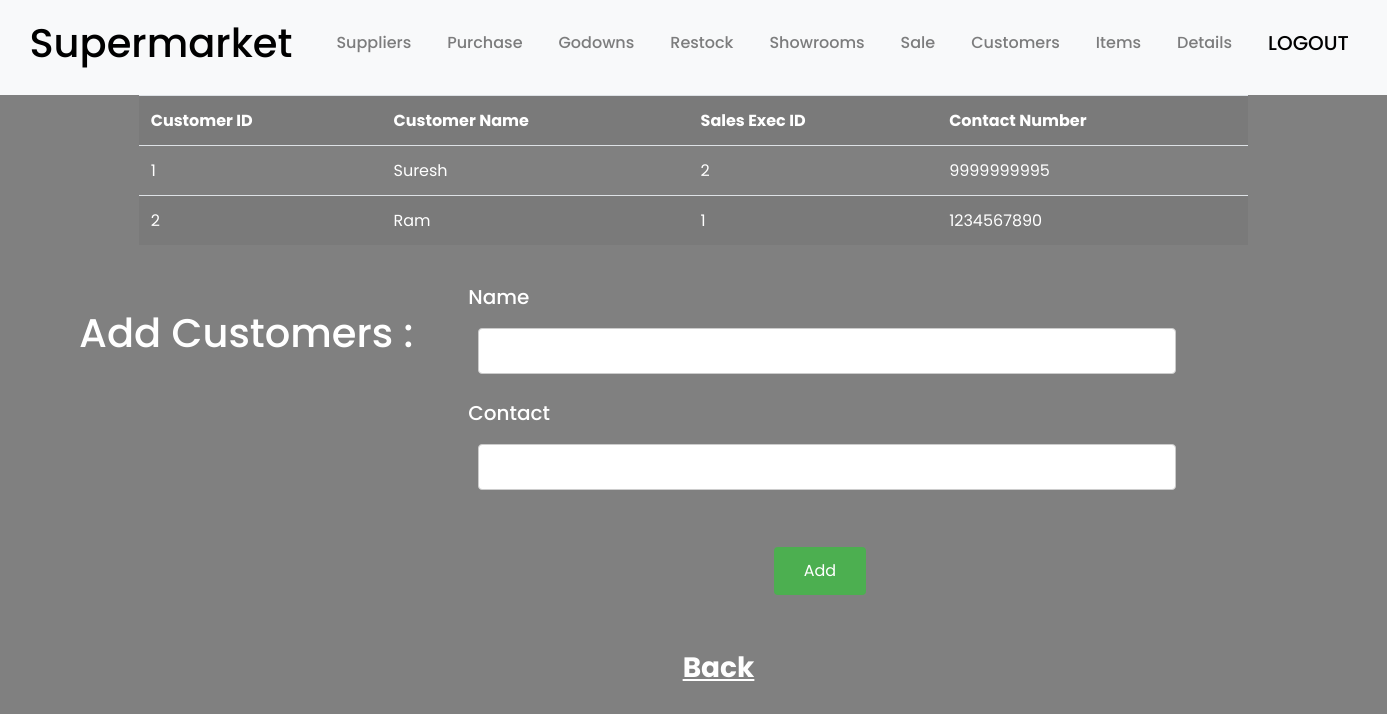
/customers.php (signed in), run on the app's committed database.
### tables this page shows
CREATE TABLE `customer` (
  `Customer_ID` smallint(6) NOT NULL,
  `Customer_Name` varchar(10) NOT NULL,
  `Sales_Exec_ID` smallint(6) NOT NULL,
  `Contact_Number` varchar(10) NOT NULL
);

### customers.php (the view, shortened to what this page needs)
<?php include "head.php"; ?>
<!DOCTYPE html>
<html>
<head>
</head>
<body>
<?php
$servername = "localhost";
$username = "root";
$password = "";
$dbname = "supermarket";
$conn = new mysqli($servername, $username, $password, $dbname);
$sql = "SELECT * FROM customer";
$result = $conn->query($sql);
if ($result->num_rows > 0) {
    echo "<table class = 'table table-hover table-striped'><tr><th>Customer ID</th><th>Customer Name</th><th>Sales Exec ID</th><th>Contact Number</th></tr>";
    while($row = $result->fetch_assoc()) {
        echo "<tr><td>" . $row["Customer_ID"]. "</td><td>" . $row["Customer_Name"]. "</td><td>" . $row["Sales_Exec_ID"]. "</td><td>" . $row["Contact_Number"]. "</td></tr>";
    }
    echo "</table>";
} else {
    echo "0 results";
}
?>
<div class = "container-fluid row padding" >
    <div class="col-lg-4 col-md-6 col-sm-6" >
        <h1 style = "padding-left: 15%"><br>Add Customers : </h1>
    </div>
    <div class="col-lg-8 col-md-6 col-sm-6" >
        <form method="post">
            <br>
            <label><h5>Name</h5></label>
            <br>
            <input type="text" name="name" required>
            <br><br>
            <label><h5>Contact</h5></label>
            <br>
            <input type="varchar" name="contact" required>
            <br><br>
            <input type="submit" name="button2" value = "Add">
        </form>
    </div>
</div>
<br>
<center><h3><a href='home.php' style = "color : white; font-weight : bold; padding-left : 50px; text-decoration: underline">Back</a></h3></center>
<br><br><br>
</body>
</html>

### style.css (style rules this page uses)
html, body { height: 100%; width: 100%; font-size:16px; font-family: 'Poppins', sans-serif; background-color:gray; color: white; }
.padding { padding-bottom: 1rem; }
.table { width: 80%; margin: 0 auto; }
input[type = text], input[type = number], input[type = password], input[type = varchar], input[type = double], input[type = Date], input[type = Int], select { width: 80%; padding: 10px 20px; margin: 3px 10px; display: inline-block; border: 1px solid #ccc; border-radius: 4px; box-sizing: border-box; }
input[type = submit] { background-color: #4CAF50; color: white; padding: 12px 30px; margin-left: 35%; margin-top: 30px; border: none; border-radius: 4px; cursor: pointer; float: left; }
[class*="col-"] { padding: 1rem; }

### data on the page
customer: Customer_ID "1", Customer_Name "Suresh", Sales_Exec_ID "2", Contact_Number "9999999995"
customer: Customer_ID "2", Customer_Name "Ram", Sales_Exec_ID "1", Contact_Number "1234567890"
